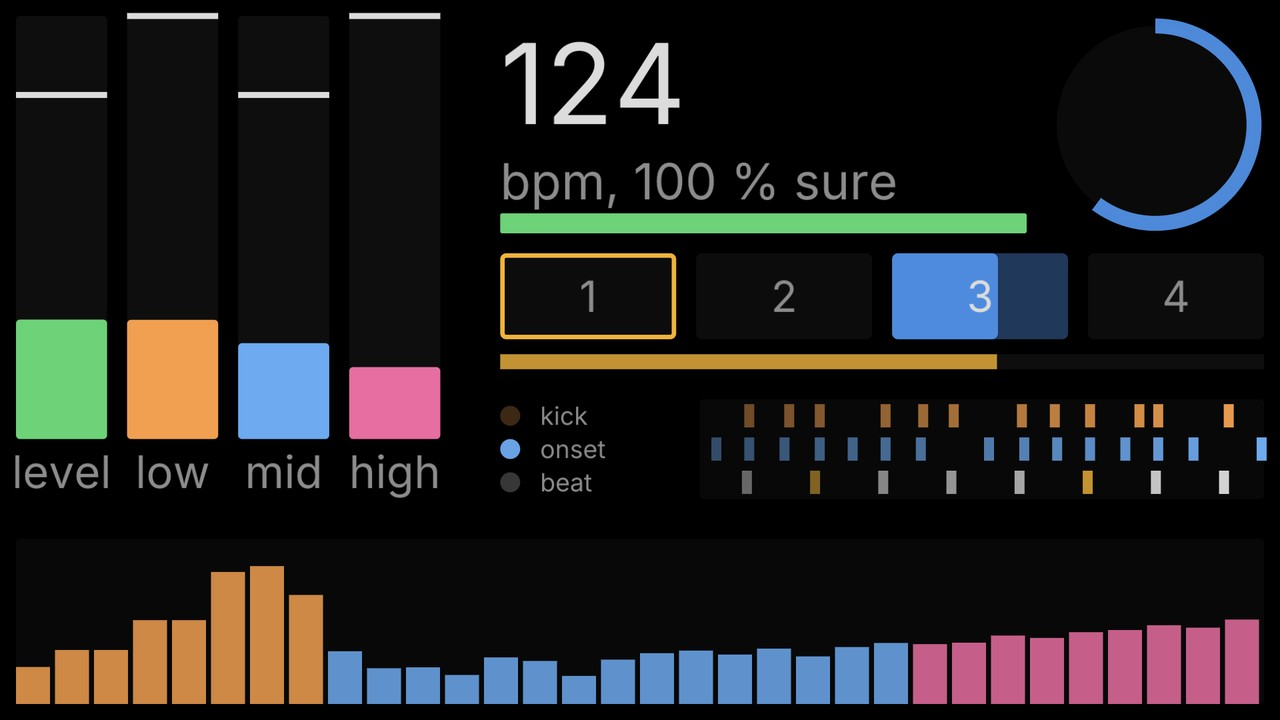
#> input picture assets/gallery/audio-meters.jpg, 1280 x 720 px, given in place of demo.png, which was not available; the run also reads 1 picture not shown here
$ python gallery.py
#> lines starting #> are read from the running program, lines starting #| are printed output that depends on the picture; pictures that were not available may be replaced by others from this repository, and a replacement may not be noted
"""Makes the README's pictures, each from a headless run of the release build:

- assets/screenshot.png: the window with the curl-noise example, a node selected;
- assets/arrange.png: the curl-noise example as first placed and after one arrange;
- assets/gallery/*.jpg: the output pictures of the showcase projects, 1280 pixels wide;
- assets/gallery/audio-meters.png: the audio analysis' meters after four seconds, fed by a
  Python script node that plays a 124 BPM pattern (a late frame of the run, so the kick, onset
  and beat strips are full);
- assets/gallery/relief.jpg: the projection-onto-objects example's camera photo of the relief
  beside the picture penumbra lights it with;
- assets/gallery/palettes.png: the built-in palettes and colormaps.

The photos in assets/photos/ come from a real setup, not from this script.

Run it with no arguments for every picture, or name some:
`python tools/gallery.py window arrange curl-noise`. It needs Python 3.12 or later with Pillow
(`pip install pillow`) and a release build of the app (`cargo build --release -p penumbra`,
made on demand if missing).

Projects are copied to a temporary folder first, so the examples stay as they are. Two runs
look alike but not pixel for pixel (the frame reached after the wait varies by a few).
"""

import json
import re
import shutil
import subprocess
import sys
import tempfile
from pathlib import Path

from PIL import Image, ImageDraw, ImageFont

ROOT = Path(__file__).resolve().parent.parent
ASSETS = ROOT / "assets"
OUT = ASSETS / "gallery"
EXE = ROOT / "target" / "release" / "penumbra.exe"
EXAMPLES = ROOT / "examples"
WIDTH = 1280
JPG_QUALITY = 90

# name, project folder (None: the demo the app opens without arguments), node whose picture is
# saved, seconds of show time before the shot. Pictures with transparency are laid on black.
SHOWCASE = [
    ("demo", None, "/show", 45),
    ("curl-noise", EXAMPLES / "curl-noise", "/out", 45),
    ("projection-room", EXAMPLES / "projection-room", "/view", 10),
    # 70 s: the sky's palette has turned from warm to cold by then.
    ("synthwave", EXAMPLES / "synthwave", "/out", 70),
    ("fluid", EXAMPLES / "fluid", "/view", 25),
    ("feedback", EXAMPLES / "feedback", "/show", 20),
]

# The window shot: project, window size in points, node in the viewer, node selected (its params
# fill the panel), seconds of show time.
WINDOW = (EXAMPLES / "curl-noise", "1760x960", "/out", "/vel", 45)

# The arrange picture: a project shot without its node positions, so its nodes sit where the
# editor places nodes that come without one, and the window size it is shot at.
ARRANGE = (EXAMPLES / "curl-noise", "1700x900")
ARRANGE_LABELS = ("before: as the nodes were first placed", "after: one press of L")

# The relief picture: the example, the node shot, seconds of show time, and the part of the
# camera photo that holds the relief (left, top, right, bottom in the photo's pixels).
RELIEF = (EXAMPLES / "projection-onto-objects", "/view", 20, (500, 0, 920, 480))

# The meters animation: size, frames, frames per second, seconds before the first frame (for
# the tempo to lock on).
METERS_SIZE = (640, 360)
METERS_FRAMES = 60
METERS_FPS = 15
METERS_WAIT = 9

# A Python script node playing a 124 BPM pattern (kick on every beat, louder on the bar's first,
# a snare on two and four, hats between, a bass note per bar), so the audio meters have a
# steady beat to lock on without a microphone.
AUDIO_SYNTH = r'''
import math, random
BPM = 124.0
RATE = 48000
last = None
def cook(cx):
    global last
    t = cx.time
    if t is None:
        return
    if last is None or t < last or t - last > 0.5:
        last = t - 1.0 / 60.0
    n = int((t - last) * RATE)
    start = last
    last = start + n / RATE
    out = []
    beat_len = 60.0 / BPM
    chords = [110.0, 123.47, 98.0, 87.31]
    for k in range(n):
        s = start + k / RATE
        b = s / beat_len
        beat = int(b)
        ph = (b - beat) * beat_len
        bar = beat // 4
        in_bar = beat % 4
        v = 0.0
        # kick on every beat, louder on the bar's first
        amp = 0.9 if in_bar == 0 else 0.6
        v += amp * math.exp(-ph * 18.0) * math.sin(2 * math.pi * (50.0 + 90.0 * math.exp(-ph * 30.0)) * ph)
        # snare-ish noise on 2 and 4
        if in_bar in (1, 3):
            v += 0.35 * math.exp(-ph * 25.0) * (random.random() * 2 - 1)
        # hat on the off-beat
        ph2 = ph - beat_len / 2
        if ph2 >= 0:
            v += 0.12 * math.exp(-ph2 * 60.0) * (random.random() * 2 - 1)
        # a bass tone that changes with each bar
        f = chords[bar % 4]
        v += 0.15 * math.sin(2 * math.pi * f * s)
        out.append(v)
    if not out:
        out = [0.0]
    cx.out_rate = RATE
    cx.out["ch1"] = out
'''


def call(method: str, **params) -> dict:
    return {"method": method, "params": params}


def run(steps: list[dict], work: Path, name: str, project: Path | None = None, size: str | None = None,
        keep_places: bool = True) -> str:
    """Runs the app headless on a script; `project` is copied into `work` first, without its
    node positions and editor layout unless `keep_places`. Returns the run's replies."""
    script = work / f"{name}.jsonl"
    script.write_text("\n".join(json.dumps(s) for s in steps) + "\n", encoding="utf-8")
    command = [str(EXE), "--headless", str(script)]
    if project is not None:
        copy = work / name
        shutil.copytree(project, copy)
        shutil.rmtree(copy / "state", ignore_errors=True)
        if not keep_places:
            (copy / "layout.ron").unlink(missing_ok=True)
            file = copy / "project.ron"
            text = re.sub(r", pos: \[[^\]]*\]", "", file.read_text(encoding="utf-8"))
            file.write_text(text, encoding="utf-8")
        command += ["--project", str(copy), "--fresh"]
    if size is not None:
        command += ["--size", size]
    log = subprocess.run(command, capture_output=True, text=True, check=False)
    failed = [line for line in log.stdout.splitlines() if '"ok":false' in line.replace(" ", "")]
    if failed or log.returncode != 0:
        raise RuntimeError(f"{name}: the run failed\n" + "\n".join(failed) + f"\n{log.stderr}")
    return log.stdout


def on_black(png: Path) -> Image.Image:
    with Image.open(png) as image:
        image = image.convert("RGBA")
        return Image.alpha_composite(Image.new("RGBA", image.size, (0, 0, 0, 255)), image).convert("RGB")


def to_jpg(png: Path, jpg: Path) -> None:
    image = on_black(png)
    height = round(image.height * WIDTH / image.width)
    image.resize((WIDTH, height), Image.Resampling.LANCZOS).save(jpg, quality=JPG_QUALITY)


def showcase(name: str, project: Path | None, output: str, wait: float, work: Path) -> None:
    picture = work / f"{name}.png"
    steps = [call("ui.view", path=output), {"wait": wait}, call("node.snapshot", path=output, file=picture.as_posix())]
    run(steps, work, name, project)
    to_jpg(picture, OUT / f"{name}.jpg")
    print(f"{name}: assets/gallery/{name}.jpg")


# [113 lines left out: functions window, network_box, arrange, meters, label_font, labelled_row, not called in this run]


def save_jpg(image: Image.Image, jpg: Path) -> None:
    height = round(image.height * WIDTH / image.width)
    image.resize((WIDTH, height), Image.Resampling.LANCZOS).save(jpg, quality=JPG_QUALITY)


# [35 lines left out: functions relief, palettes, not called in this run]


def main() -> int:
    jobs = {entry[0]: (lambda work, entry=entry: showcase(*entry, work)) for entry in SHOWCASE}
    jobs.update({"window": window, "arrange": arrange, "audio-meters": meters, "relief": relief,
                 "palettes": palettes})
    wanted = sys.argv[1:] or list(jobs)
    unknown = [name for name in wanted if name not in jobs]
    if unknown:
        print(f"unknown picture(s): {', '.join(unknown)}; known: {', '.join(jobs)}")
        return 2
    if not EXE.exists():
        subprocess.run(["cargo", "build", "--release", "-p", "penumbra"], cwd=ROOT, check=True)
#> (this line was passed over: subprocess is not available in this run)
    OUT.mkdir(parents=True, exist_ok=True)
    with tempfile.TemporaryDirectory(prefix="penumbra-gallery-") as tmp:
        for name in wanted:
            work = Path(tmp) / name
            work.mkdir()
            jobs[name](work)
#> this loop made 5 passes
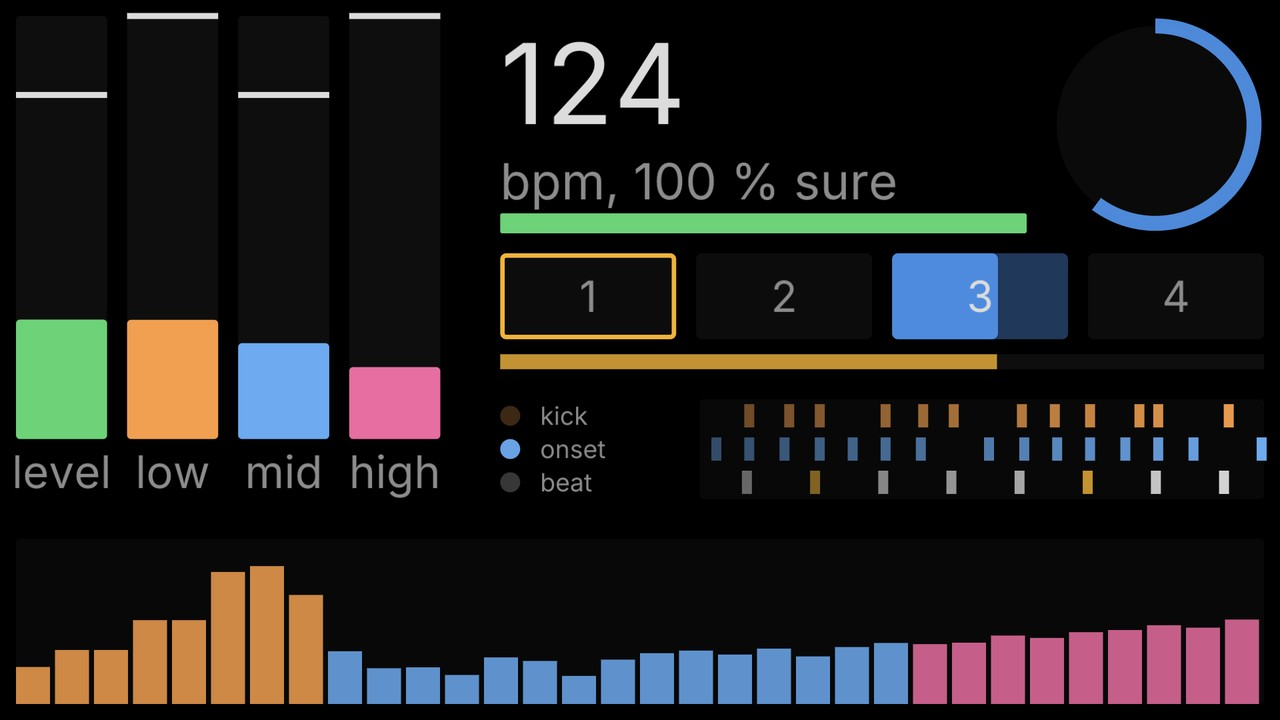
#> input picture assets/gallery/audio-meters.jpg, 1280 x 720 px, given in place of demo.png, which was not available
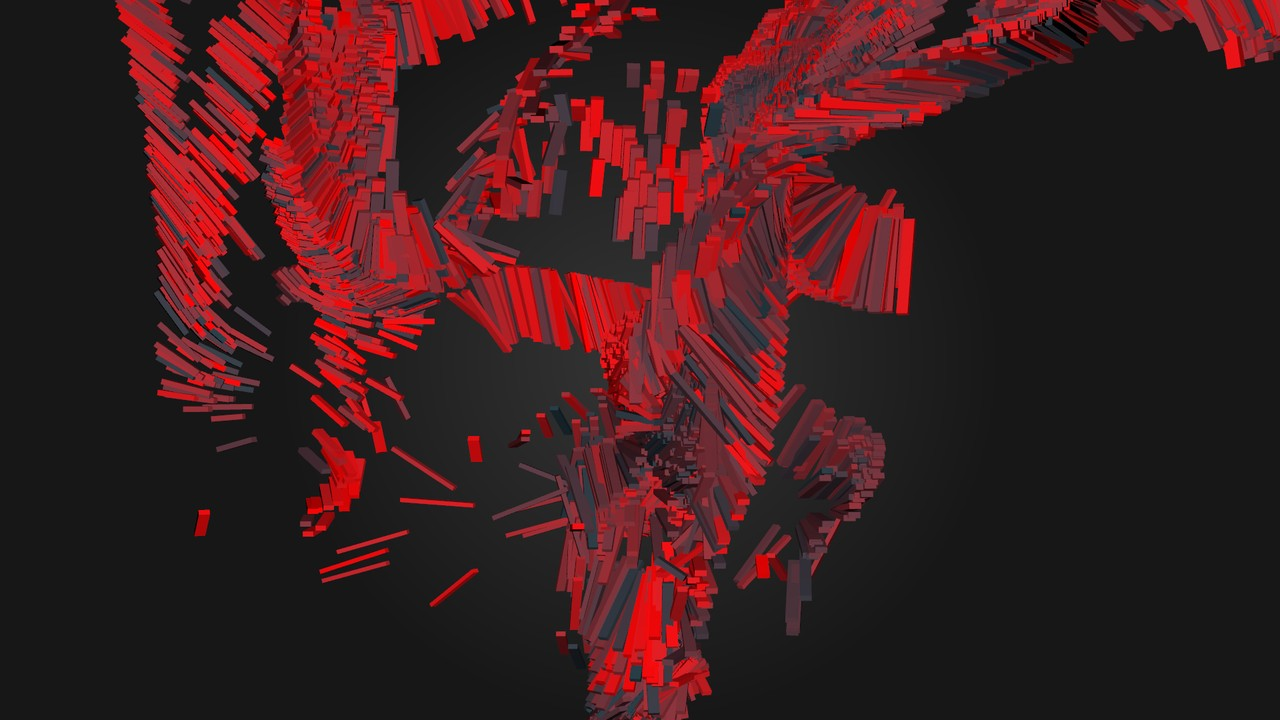
#> input picture assets/gallery/curl-noise.jpg, 1280 x 720 px, given in place of curl-noise.png, which was not available
#> pass 3, in on_black (call 3), `with Image.open(png) as image:`:
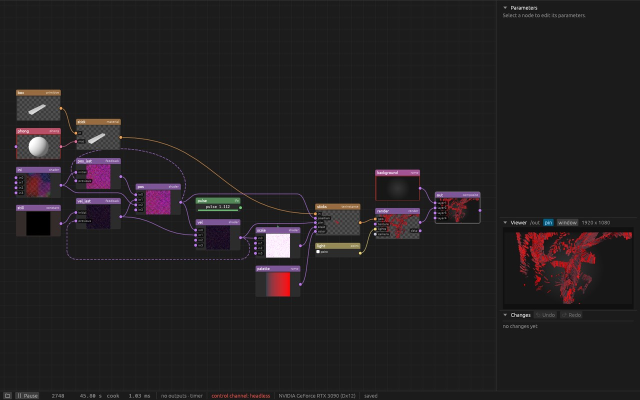
#> image: PIL image 1280x800 RGB (shown at 1/2 size); mean R, G, B 35.3, 32.1, 33.5
    return 0


if __name__ == "__main__":
#> (the run stopped early here; a loop or call above may not have finished)
